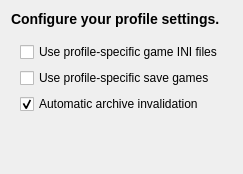
     <widget class="QWidget" name="page">
      <layout class="QVBoxLayout" name="verticalLayout_31">
       <item>
        <widget class="QWidget" name="widget_24" native="true">
         <layout class="QHBoxLayout" name="horizontalLayout_8">
          <property name="leftMargin">
           <number>0</number>
          </property>
          <property name="topMargin">
           <number>0</number>
          </property>
          <property name="rightMargin">
           <number>0</number>
          </property>
          <property name="bottomMargin">
           <number>0</number>
          </property>
          <item>
           <widget class="QLabel" name="profileSettingsLabel">
            <property name="text">
             <string>&lt;h3&gt;Configure your profile settings.&lt;/h3&gt;</string>
            </property>
            <property name="wordWrap">
             <bool>true</bool>
            </property>
           </widget>
          </item>
         </layout>
        </widget>
       </item>
       <item>
        <widget class="QWidget" name="widget_25" native="true">
         <layout class="QVBoxLayout" name="verticalLayout_28">
          <item>
           <widget class="QCheckBox" name="profileInisCheckbox">
            <property name="toolTip">
             <string extracomment="Enabling this will copy your game's INI files into each profile, which will override the default INI settings"/>
            </property>
            <property name="text">
             <string>Use profile-specific game INI files</string>
            </property>
           </widget>
          </item>
          <item>
           <widget class="QCheckBox" name="profileSavesCheckbox">
            <property name="toolTip">
             <string extracomment="Enabling this will redirect the game's save files into your active profile, allowing you to separate your saves between profiles"/>
            </property>
            <property name="text">
             <string>Use profile-specific save games</string>
            </property>
           </widget>
          </item>
          <item>
           <widget class="QCheckBox" name="archiveInvalidationCheckbox">
            <property name="toolTip">
             <string extracomment="Enabling this will allow MO2 to automatically run necessary INI edits or other steps to allow file overrides in the game."/>
            </property>
            <property name="text">
             <string>Automatic archive invalidation</string>
            </property>
            <property name="checked">
             <bool>true</bool>
            </property>
           </widget>
          </item>
          <item>
           <spacer name="verticalSpacer_7">
            <property name="orientation">
             <enum>Qt::Orientation::Vertical</enum>
            </property>
            <property name="sizeHint" stdset="0">
             <size>
              <width>20</width>
              <height>40</height>
             </size>
            </property>
           </spacer>
          </item>
         </layout>
        </widget>
       </item>
      </layout>
     </widget>
